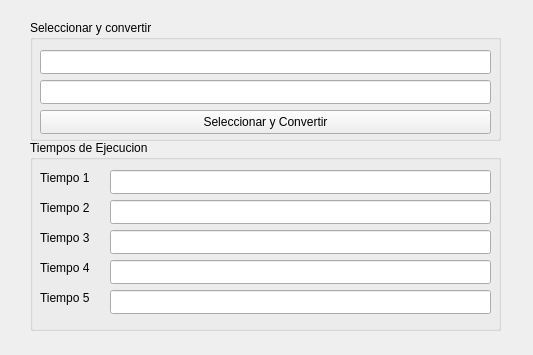
<?xml version="1.0" encoding="UTF-8"?>
<ui version="4.0">
 <class>Imagen</class>
 <widget class="QWidget" name="Imagen">
  <property name="geometry">
   <rect>
    <x>0</x>
    <y>0</y>
    <width>533</width>
    <height>355</height>
   </rect>
  </property>
  <property name="windowTitle">
   <string>Form</string>
  </property>
  <widget class="QGroupBox" name="groupBox">
   <property name="geometry">
    <rect>
     <x>30</x>
     <y>20</y>
     <width>471</width>
     <height>121</height>
    </rect>
   </property>
   <property name="title">
    <string>Seleccionar y convertir</string>
   </property>
   <widget class="QPushButton" name="pushButton">
    <property name="geometry">
     <rect>
      <x>10</x>
      <y>90</y>
      <width>451</width>
      <height>24</height>
     </rect>
    </property>
    <property name="text">
     <string>Seleccionar y Convertir</string>
    </property>
   </widget>
   <widget class="QLineEdit" name="lineEdit">
    <property name="geometry">
     <rect>
      <x>10</x>
      <y>30</y>
      <width>451</width>
      <height>24</height>
     </rect>
    </property>
   </widget>
   <widget class="QLineEdit" name="lineEdit_2">
    <property name="geometry">
     <rect>
      <x>10</x>
      <y>60</y>
      <width>451</width>
      <height>24</height>
     </rect>
    </property>
   </widget>
  </widget>
  <widget class="QGroupBox" name="groupBox_2">
   <property name="geometry">
    <rect>
     <x>30</x>
     <y>140</y>
     <width>471</width>
     <height>191</height>
    </rect>
   </property>
   <property name="title">
    <string>Tiempos de Ejecucion</string>
   </property>
   <widget class="QLabel" name="label">
    <property name="geometry">
     <rect>
      <x>10</x>
      <y>30</y>
      <width>59</width>
      <height>16</height>
     </rect>
    </property>
    <property name="text">
     <string>Tiempo 1</string>
    </property>
   </widget>
   <widget class="QLabel" name="label_2">
    <property name="geometry">
     <rect>
      <x>10</x>
      <y>60</y>
      <width>59</width>
      <height>16</height>
     </rect>
    </property>
    <property name="text">
     <string>Tiempo 2</string>
    </property>
   </widget>
   <widget class="QLabel" name="label_3">
    <property name="geometry">
     <rect>
      <x>10</x>
      <y>90</y>
      <width>59</width>
      <height>16</height>
     </rect>
    </property>
    <property name="text">
     <string>Tiempo 3</string>
    </property>
   </widget>
   <widget class="QLabel" name="label_4">
    <property name="geometry">
     <rect>
      <x>10</x>
      <y>120</y>
      <width>59</width>
      <height>16</height>
     </rect>
    </property>
    <property name="text">
     <string>Tiempo 4</string>
    </property>
   </widget>
   <widget class="QLabel" name="label_5">
    <property name="geometry">
     <rect>
      <x>10</x>
      <y>150</y>
      <width>59</width>
      <height>16</height>
     </rect>
    </property>
    <property name="text">
     <string>Tiempo 5</string>
    </property>
   </widget>
   <widget class="QLineEdit" name="lineEdit_3">
    <property name="geometry">
     <rect>
      <x>80</x>
      <y>30</y>
      <width>381</width>
      <height>24</height>
     </rect>
    </property>
   </widget>
   <widget class="QLineEdit" name="lineEdit_4">
    <property name="geometry">
     <rect>
      <x>80</x>
      <y>60</y>
      <width>381</width>
      <height>24</height>
     </rect>
    </property>
   </widget>
   <widget class="QLineEdit" name="lineEdit_5">
    <property name="geometry">
     <rect>
      <x>80</x>
      <y>90</y>
      <width>381</width>
      <height>24</height>
     </rect>
    </property>
   </widget>
   <widget class="QLineEdit" name="lineEdit_6">
    <property name="geometry">
     <rect>
      <x>80</x>
      <y>120</y>
      <width>381</width>
      <height>24</height>
     </rect>
    </property>
   </widget>
   <widget class="QLineEdit" name="lineEdit_7">
    <property name="geometry">
     <rect>
      <x>80</x>
      <y>150</y>
      <width>381</width>
      <height>24</height>
     </rect>
    </property>
   </widget>
  </widget>
 </widget>
 <resources/>
 <connections/>
</ui>
